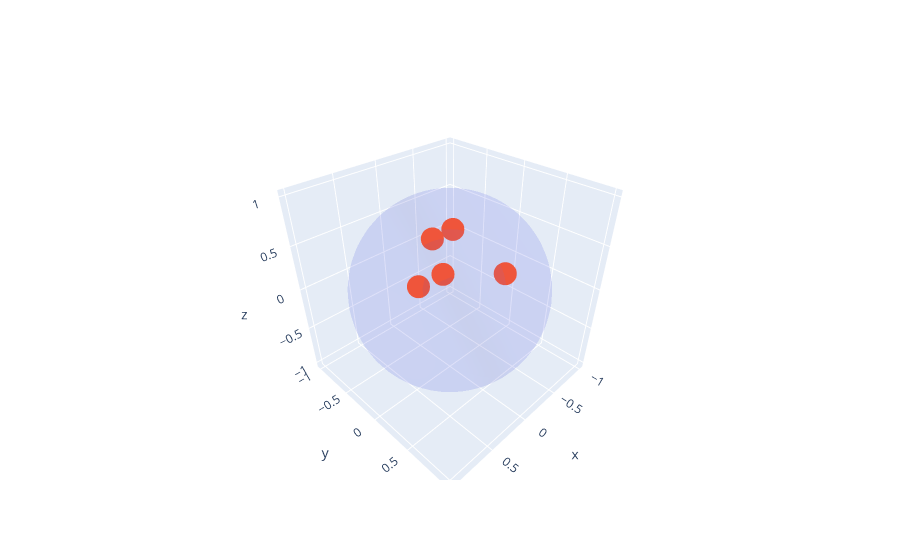

The notebook cell this image was saved under:
### Code cell
u.sphere_scatter(x.T)

### Figure 1 — Plotly figure (JSON) as saved in the notebook; plotly's stock layout.template omitted (floating-point values rounded to 4 significant figures; data arrays with more than 128 entries replaced by an {"elided": "..."} marker saying what was removed)
{"data": [{"alphahull": 0, "opacity": 0.1, "type": "mesh3d", "x": {"elided": "2500 float values"}, "y": {"elided": "2500 float values"}, "z": {"elided": "2500 float values"}}, {"mode": "markers", "opacity": 1, "type": "scatter3d", "x": [0.1426, 0.5617, 0.2852, 0.4522, 0.7254], "y": [0.7709, 0.48, 0.3141, 0.2476, 0.3688], "z": [0.6208, 0.6739, 0.9055, 0.8569, 0.5813]}], "layout": {"autosize": true, "scene": {"aspectmode": "cube", "aspectratio": {"x": 1, "y": 1, "z": 1}}}}
